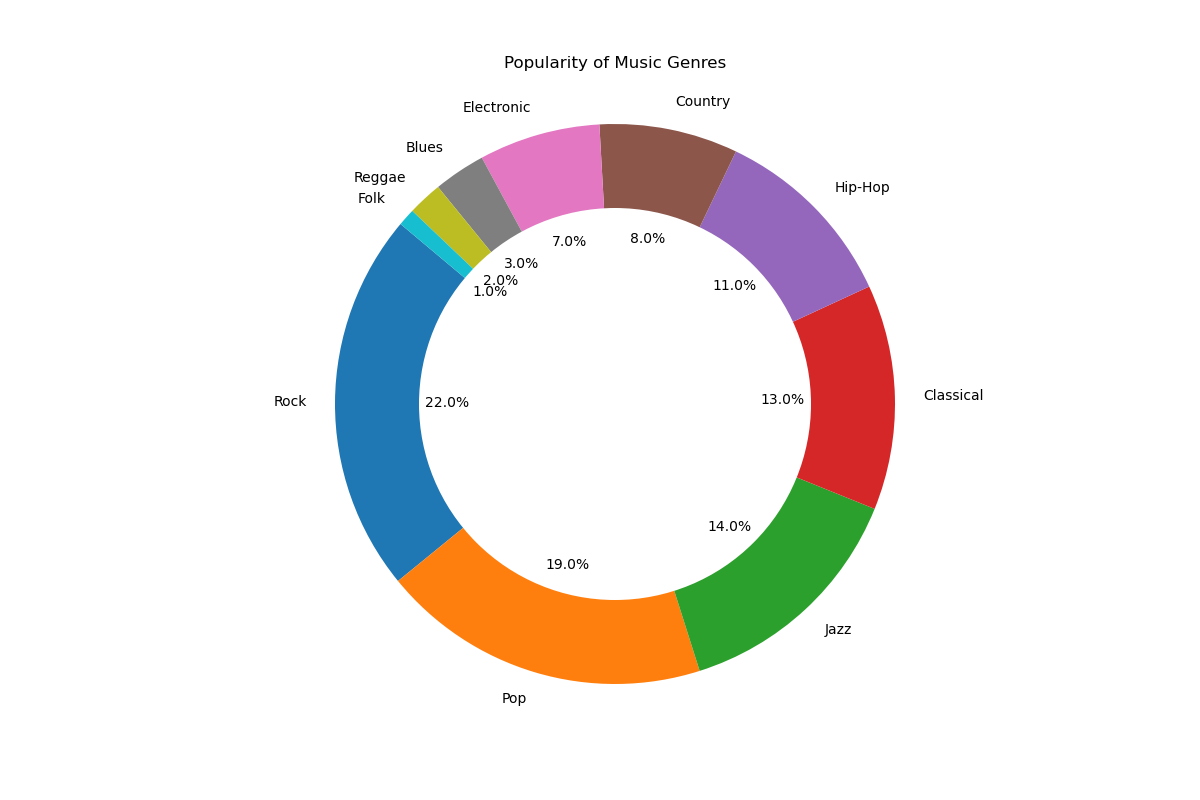

Recreate this plot in Python.

import matplotlib.pyplot as plt

# Data to plot
labels = ['Rock', 'Pop', 'Jazz', 'Classical', 'Hip-Hop', 'Country', 'Electronic', 'Blues', 'Reggae', 'Folk']
sizes = [22, 19, 14, 13, 11, 8, 7, 3, 2, 1]
colors = ['#1F77B4', '#FF7F0E', '#2CA02C', '#D62728', '#9467BD', '#8C564B', '#E377C2', '#7F7F7F', '#BCBD22', '#17BECF']

# Plot
fig1, ax1 = plt.subplots(figsize=(12, 8))
ax1.pie(sizes, labels=labels, colors=colors, autopct='%1.1f%%', startangle=140)

# Draw circle for donut chart
centre_circle = plt.Circle((0,0),0.70,fc='white')
fig = plt.gcf()
fig.gca().add_artist(centre_circle)

# Equal aspect ratio ensures that pie is drawn as a circle
ax1.axis('equal')

plt.title('Popularity of Music Genres', pad=20)
plt.show()
